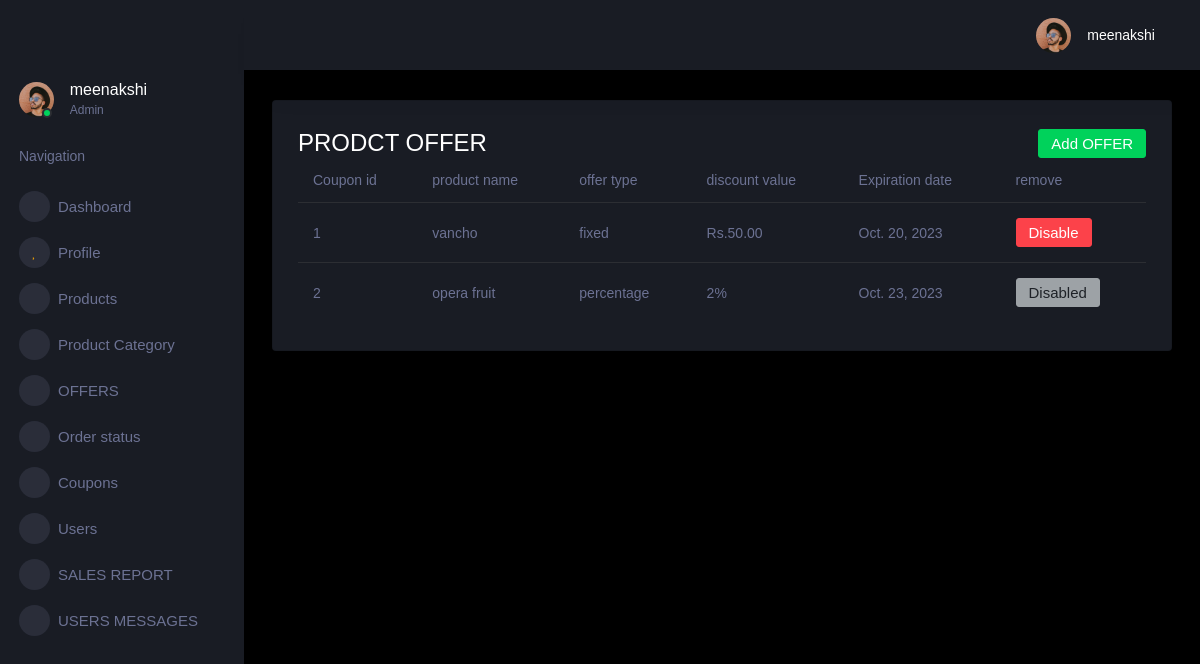
The app's page /Admin_productoffer, older data.
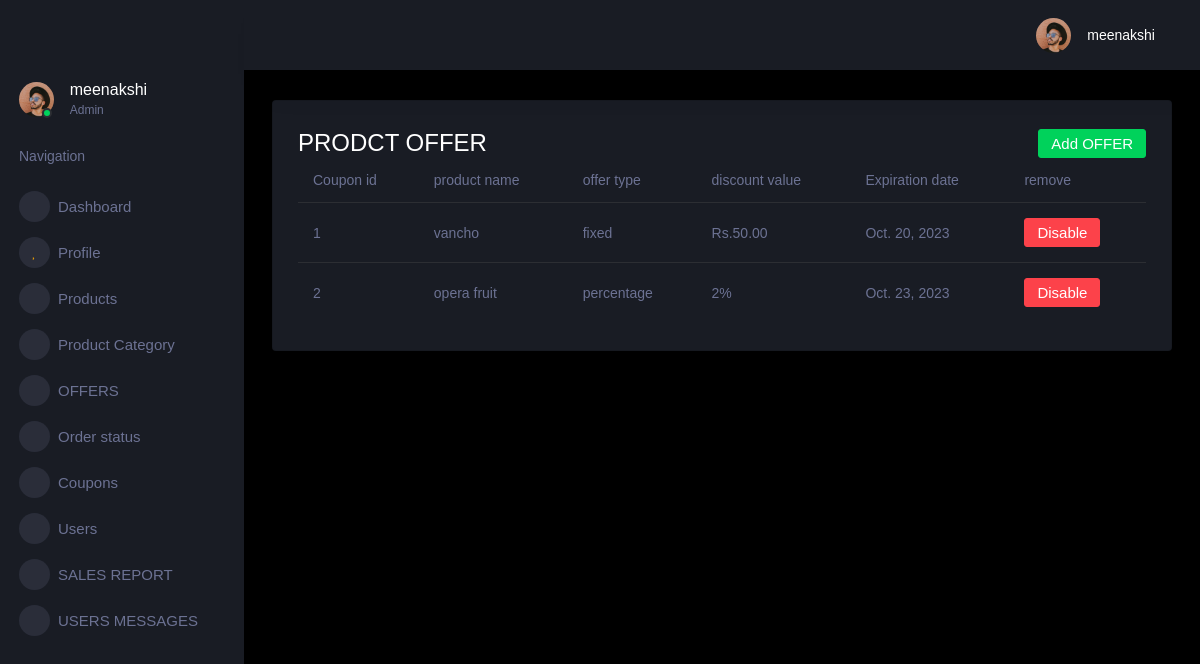
The same page, newer data.
### Users_app/models.py (models this page shows, shortened)
class Product_Offer(models.Model):
    product = models.ForeignKey(Product_Details, on_delete=models.CASCADE)
    offer_type = models.CharField(max_length=10, choices=[('percentage', 'Percentage'), ('fixed', 'Fixed Amount')])
    discount_value = models.DecimalField(max_digits=10, decimal_places=2)
    expiration_date = models.DateField()
    is_active = models.BooleanField(default=True)

class Product_Details(models.Model):
    product_id=models.AutoField(primary_key=True)
    product_name=models.CharField(max_length=255,null=True)
    product_price=models.IntegerField()
    product_image = models.ImageField(upload_to='product_images/', null=True)  # Specify the 'upload_to' directory
    product_quantity=models.FloatField()
    product_descrip=models.CharField(max_length=255,null=True)
    product_stock=models.FloatField()
    product_category = models.ForeignKey(
        'Product_Category',
        on_delete=models.CASCADE,
        related_name='products',  # Reverse relationship name
        null=True
    )

### Users_app/views.py (the view)
# urls.py: path('Admin_productoffer',views.Admin_productoffer,name='Admin_productoffer'),
def Admin_productoffer(request):
    productoffers={
        'productoffer':Product_Offer.objects.all()
    }
    return render(request,'Admin_productoffer.html',productoffers)

### templates/Admin_productoffer.html (shortened to what this page needs)
{% extends 'adminbase.html' %}
{% load static %}
{% block content %}
      <div class="main-panel">
        <div class="content-wrapper">
          <div class="row">
            <div class="col-xl-12 col-sm-12 grid-margin stretch-card">
              <div class="card">
                <div class="card-body">
                  <div class="row">
                    <div class="col-12">
                      <div class="d-flex align-items-center align-self-start">
                        <h3 class="mb-0">PRODCT OFFER</h3>
                        <a href="{% url 'productoffer_add' %}" class='btn btn-success ml-auto'>Add OFFER</a>
                      </div>
                      <div class="table-responsive">
                        <table class="table table-hover">
                          <thead>
                            <tr>
                              <th scope="col">Coupon id</th>
                              <th scope="col">product name</th>
                              <th scope="col">offer type</th>
                              <th scope="col">discount value</th>
                              <th scope="col">Expiration date</th>
                              <th>remove</th>
                            </tr>
                          </thead>
                         <tbody>
                           {% for p in productoffer %}
                              <tr>
                                <td>{{ forloop.counter}}</td>
                                <td>{{ p.product.product_name }}</td>
                                <td>{{ p.offer_type }}</td>
                                {% if p.offer_type == 'percentage' %}
                                    <td> {{p.discount_value|floatformat:0}}%</td>
                                {% else %}
                                     <td> Rs.{{p.discount_value}}</td>
                                {% endif %}
                                <td>{{ p.expiration_date}}</td>
                              <td>
                                {% if p.is_active %}
                                    <form method="post" action="{% url 'productoffer_delete' p.id %}">
                                        <button type="submit" class="btn btn-danger">Disable</button>
                                    </form>
                                {% else %}
                                    <button class="btn btn-secondary" disabled>Disabled</button>
                                {% endif %}
                            </td>
                              </tr>
                    </div>
                    {% endfor %}
      </div>
    </div>
  </div>
  {% endblock content %}

Row changes from the older to the newer data that the page shows:
changed Product_Offer "percentage": is_active "Disabled" → "Disable"
